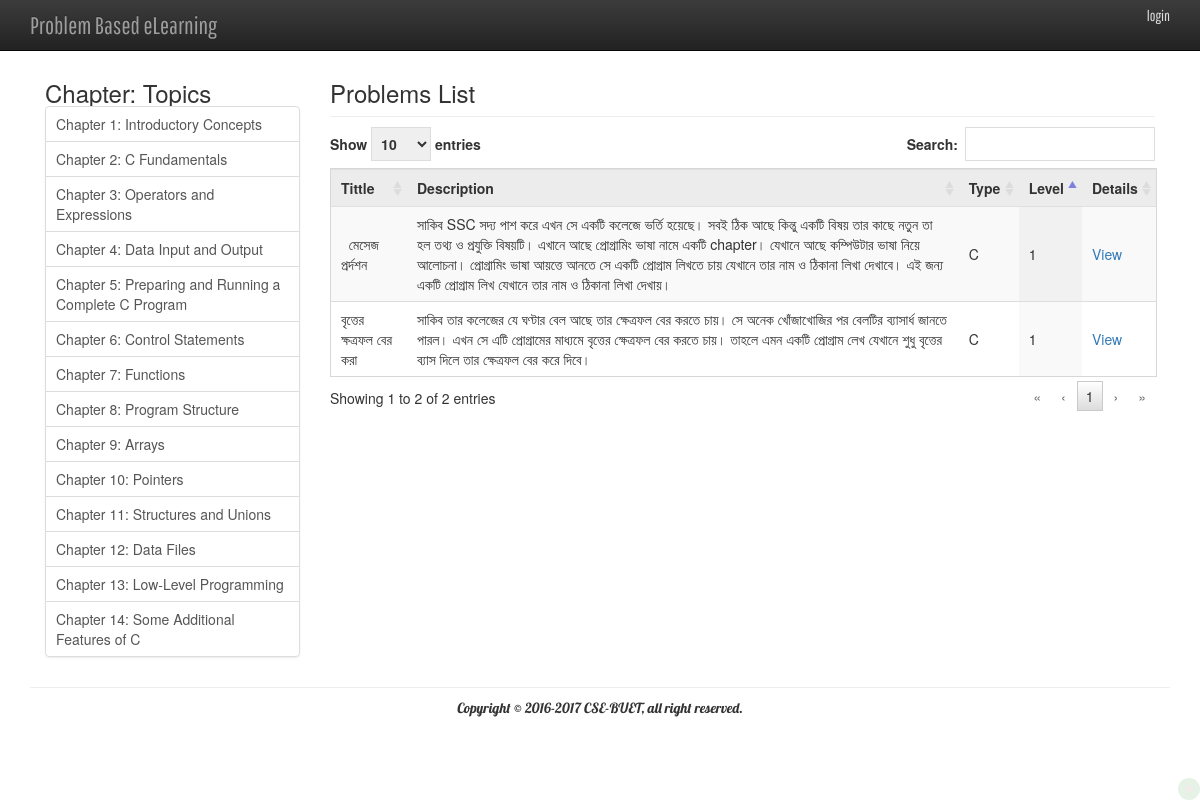
/index.php/c/chapter_content, run on the app's committed database.
### tables this page shows
CREATE TABLE IF NOT EXISTS `c_topics` (
  `id` int(11) NOT NULL AUTO_INCREMENT,
  `title` varchar(256) DEFAULT NULL,
  `created_at` timestamp NULL DEFAULT CURRENT_TIMESTAMP,
  PRIMARY KEY (`id`)
);

CREATE TABLE IF NOT EXISTS `c_problem` (
  `id` int(11) NOT NULL AUTO_INCREMENT,
  `title` varchar(255) NOT NULL,
  `description` mediumtext NOT NULL,
  `learning_outcome` mediumtext NOT NULL,
  `reference_guide` varchar(255) NOT NULL,
  `keywords` varchar(100) NOT NULL,
  `type` varchar(30) NOT NULL,
  `level` int(2) NOT NULL,
  `sample_input` mediumtext,
  `sample_output` mediumtext,
  `hint` mediumtext NOT NULL,
  `chapter_id` int(11) NOT NULL,
  `created_by` varchar(50) NOT NULL,
  `created_at` timestamp NOT NULL DEFAULT CURRENT_TIMESTAMP,
  `updated_at` timestamp NULL DEFAULT NULL,
  PRIMARY KEY (`id`)
);

### application/controllers/c/Chapter_content.php (called while the page is built, shortened)
<?php
class Chapter_content extends CI_Controller {
	function __construct() {
		$this->load->model("c/Chapter_content_model", "Chapter_content");
		$this->load->model("c/Learning_model", "learning");
		$this->load->model("c/Problem_list_model", "problem_list");
	}
	public function index()
	{
		$data['chapter_content'] = $this->Chapter_content->getTopics();
		$data['all_problem'] = $this->Chapter_content->getProblems(1);
		$this->load->view('c/chapter_content/home_view', $data);
	}
}

### index.php (called while the page is built, shortened)
<?php
require_once BASEPATH.'core/CodeIgniter.php';

### application/models/c/Chapter_content_model.php (called while the page is built, shortened)
<?php
class Chapter_content_model extends CI_Model
{
    public function getTopics()
    {
        $this->db->select("*");
        $this->db->from("c_topics");
        $this->db->order_by("id");
        $query = $this->db->get();
        return $result = $query->result();
    }
    public function getProblems($chapter)
    {
        $this->db->select("*");
        $this->db->from("c_problem");
        $this->db->where('chapter_id', $chapter);
        $query = $this->db->get();
        return $result = $query->result();
    }
}

### application/views/c/chapter_content/home_view.php (the view, shortened to what this page needs)
<?php
$this->load->view('c/common/header');
$this->load->view('c/common/chapter_nav');
?>
<div class="col-md-9 col-sm-8 col-xs-12">
    <h3>Problems List</h3>
    <hr>
    <table id="problems" class="display " cellspacing="0" width="100%" >
        <thead>
        <tr>
            <th>Tittle</th>
            <th>Description</th>
            <th>Type</th>
            <th>Level</th>
            <th width="30">Details</th>
        </tr>
        </thead>
        <tbody>
        <?php for ($i = 0; $i < count($all_problem); ++$i) { ?>
            <tr>
                <td><?php echo $all_problem[$i]->title;?></td>
                <td><?php echo $all_problem[$i]->description;?></td>
                <td><?php echo $all_problem[$i]->type;?></td>
                <td><?php echo $all_problem[$i]->level;?></td>
                <td><a href="<?=base_url();?>c/Chapter_content/single_view/<?php echo $all_problem[$i]->id;?>">View</a> </td>
            </tr>
        <?php } ?>
        </tbody>
    </table>
</div>

### application/views/c/common/chapter_nav.php (shortened to what this page needs)
<div class="col-md-3 col-sm-4 col-xs-12">
    <h3>Chapter: Topics</h3>
    <div class="list-group">
        <?php for ($i = 0; $i < count($chapter_content); ++$i) { ?>
            <a href="<?=base_url();?>c/Chapter_content/chapter_wise_problems/<?php echo $chapter_content[$i]->id;?>" title="<?php echo $chapter_content[$i]->title;?>" class="list-group-item"><?php echo $chapter_content[$i]->title;?></a>
        <?php } ?>
    </div>
</div>

### assets/css/main.css (style rules this page uses)
* { margin:0; padding:0; }
:link,:visited { text-decoration: none; }
h1,h2, h3, h4, h5, p { margin:0; }
hr { margin: 10px 0; }
.list-group-item { padding: 7px 10px; }

### application/views/c/common/header.php (style rules this page uses)
body { padding-top: 80px; padding-bottom: 20px; }

### data on the page
c_topics: title "Chapter 1: Introductory Concepts"
c_topics: title "Chapter 2: C Fundamentals"
c_topics: title "Chapter 3: Operators and Expressions"
c_topics: title "Chapter 4: Data Input and Output"
c_topics: title "Chapter 5: Preparing and Running a Complete C Program"
c_topics: title "Chapter 6: Control Statements"
c_topics: title "Chapter 7: Functions"
c_topics: title "Chapter 8: Program Structure"
c_topics: title "Chapter 9: Arrays"
c_topics: title "Chapter 10: Pointers"
c_topics: title "Chapter 11: Structures and Unions"
c_topics: title "Chapter 12: Data Files"
c_topics: title "Chapter 13: Low-Level Programming"
c_topics: title "Chapter 14: Some Additional Features of C"
c_problem: title "মেসেজ প্রর্দশন", description "সাকিব SSC সদ্য পাশ করে এখন সে একটি কলেজে ভর্তি হয়েছে। সবই ঠিক আছে কিন্তু একটি বিষয় তার কাছে নতুন তা হল তথ্য ও প্রযুক্তি বিষয়টি। এখানে আছে প্রোগ্রামিং ভাষা নামে একটি chapter। যেখানে আছে কম্পিউটার ভাষা নিয়ে আলোচনা। প্রোগ্রামিং ভাষা আয়ত্তে আনতে সে একটি প্রোগ্রাম লিখতে চায় যেখানে তার নাম ও ঠিকানা লিখা দেখাবে। এই জন্য একটি প্রোগ্রাম লিখ যেখানে তার নাম ও ঠিকানা লিখা দেখায়।", type "C", level "1"
c_problem: title "বৃত্তের ক্ষত্রফল বের করা", description "সাকিব তার কলেজের যে ঘণ্টার বেল আছে তার ক্ষেত্রফল বের করতে চায়। সে অনেক খোঁজাখোজির পর বেলটির ব্যাসার্ধ জানতে পারল। এখন সে এটি প্রোগ্রামের মাধ্যমে বৃত্তের ক্ষেত্রফল বের করতে চায়। তাহলে এমন একটি প্রোগ্রাম লেখ যেখানে শুধু বৃত্তের ব্যাস দিলে তার ক্ষেত্রফল বের করে দিবে।", type "C", level "1"
